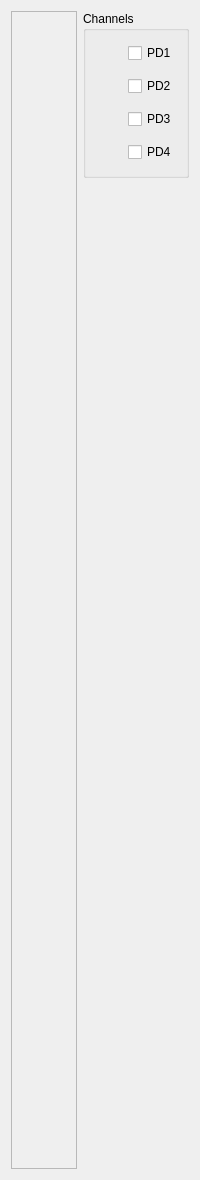
      <widget class="QWidget" name="spatialDataTab">
       <attribute name="title">
        <string>Graph (spatial domain)</string>
       </attribute>
       <layout class="QGridLayout" name="rawTimeSpatialLayout2">
        <item row="0" column="0" rowspan="2">
         <widget class="QFrame" name="spatialDataFrame">
          <property name="frameShape">
           <enum>QFrame::StyledPanel</enum>
          </property>
          <property name="frameShadow">
           <enum>QFrame::Raised</enum>
          </property>
          <layout class="QGridLayout" name="rawSpatialDataLayout1">
           <property name="leftMargin">
            <number>0</number>
           </property>
           <property name="topMargin">
            <number>0</number>
           </property>
           <property name="rightMargin">
            <number>0</number>
           </property>
           <property name="bottomMargin">
            <number>0</number>
           </property>
           <item row="0" column="0">
            <widget class="SpatialDataPlot" name="spatialDataWidget" native="true">
             <property name="sizePolicy">
              <sizepolicy hsizetype="Expanding" vsizetype="Expanding">
               <horstretch>0</horstretch>
               <verstretch>0</verstretch>
              </sizepolicy>
             </property>
            </widget>
           </item>
          </layout>
         </widget>
        </item>
        <item row="0" column="1">
         <widget class="QGroupBox" name="spatialDataChannelBox">
          <property name="title">
           <string>Channels</string>
          </property>
          <layout class="QGridLayout" name="rawTimeSpatialDisplayLayout">
           <item row="0" column="0">
            <widget class="QLabel" name="spatialDataChannelPd0Label">
             <property name="sizePolicy">
              <sizepolicy hsizetype="Fixed" vsizetype="Fixed">
               <horstretch>0</horstretch>
               <verstretch>0</verstretch>
              </sizepolicy>
             </property>
             <property name="minimumSize">
              <size>
               <width>27</width>
               <height>27</height>
              </size>
             </property>
             <property name="maximumSize">
              <size>
               <width>27</width>
               <height>27</height>
              </size>
             </property>
             <property name="frameShape">
              <enum>QFrame::NoFrame</enum>
             </property>
             <property name="text">
              <string/>
             </property>
            </widget>
           </item>
           <item row="0" column="1">
            <widget class="QCheckBox" name="spatialDataChannelPd0Box">
             <property name="text">
              <string>PD1</string>
             </property>
            </widget>
           </item>
           <item row="1" column="0">
            <widget class="QLabel" name="spatialDataChannelPd1Label">
             <property name="sizePolicy">
              <sizepolicy hsizetype="Fixed" vsizetype="Fixed">
               <horstretch>0</horstretch>
               <verstretch>0</verstretch>
              </sizepolicy>
             </property>
             <property name="minimumSize">
              <size>
               <width>27</width>
               <height>27</height>
              </size>
             </property>
             <property name="maximumSize">
              <size>
               <width>27</width>
               <height>27</height>
              </size>
             </property>
             <property name="frameShape">
              <enum>QFrame::NoFrame</enum>
             </property>
             <property name="text">
              <string/>
             </property>
            </widget>
           </item>
           <item row="1" column="1">
            <widget class="QCheckBox" name="spatialDataChannelPd1Box">
             <property name="text">
              <string>PD2</string>
             </property>
            </widget>
           </item>
           <item row="2" column="0">
            <widget class="QLabel" name="spatialDataChannelPd2Label">
             <property name="sizePolicy">
              <sizepolicy hsizetype="Fixed" vsizetype="Fixed">
               <horstretch>0</horstretch>
               <verstretch>0</verstretch>
              </sizepolicy>
             </property>
             <property name="minimumSize">
              <size>
               <width>27</width>
               <height>27</height>
              </size>
             </property>
             <property name="maximumSize">
              <size>
               <width>27</width>
               <height>27</height>
              </size>
             </property>
             <property name="frameShape">
              <enum>QFrame::NoFrame</enum>
             </property>
             <property name="text">
              <string/>
             </property>
            </widget>
           </item>
           <item row="2" column="1">
            <widget class="QCheckBox" name="spatialDataChannelPd2Box">
             <property name="text">
              <string>PD3</string>
             </property>
            </widget>
           </item>
           <item row="3" column="0">
            <widget class="QLabel" name="spatialDataChannelPd3Label">
             <property name="sizePolicy">
              <sizepolicy hsizetype="Fixed" vsizetype="Fixed">
               <horstretch>0</horstretch>
               <verstretch>0</verstretch>
              </sizepolicy>
             </property>
             <property name="minimumSize">
              <size>
               <width>27</width>
               <height>27</height>
              </size>
             </property>
             <property name="maximumSize">
              <size>
               <width>27</width>
               <height>27</height>
              </size>
             </property>
             <property name="frameShape">
              <enum>QFrame::NoFrame</enum>
             </property>
             <property name="text">
              <string/>
             </property>
            </widget>
           </item>
           <item row="3" column="1">
            <widget class="QCheckBox" name="spatialDataChannelPd3Box">
             <property name="text">
              <string>PD4</string>
             </property>
            </widget>
           </item>
          </layout>
         </widget>
        </item>
        <item row="1" column="1">
         <spacer name="spatialDataSpacer">
          <property name="orientation">
           <enum>Qt::Vertical</enum>
          </property>
          <property name="sizeHint" stdset="0">
           <size>
            <width>20</width>
            <height>991</height>
           </size>
          </property>
         </spacer>
        </item>
       </layout>
      </widget>
